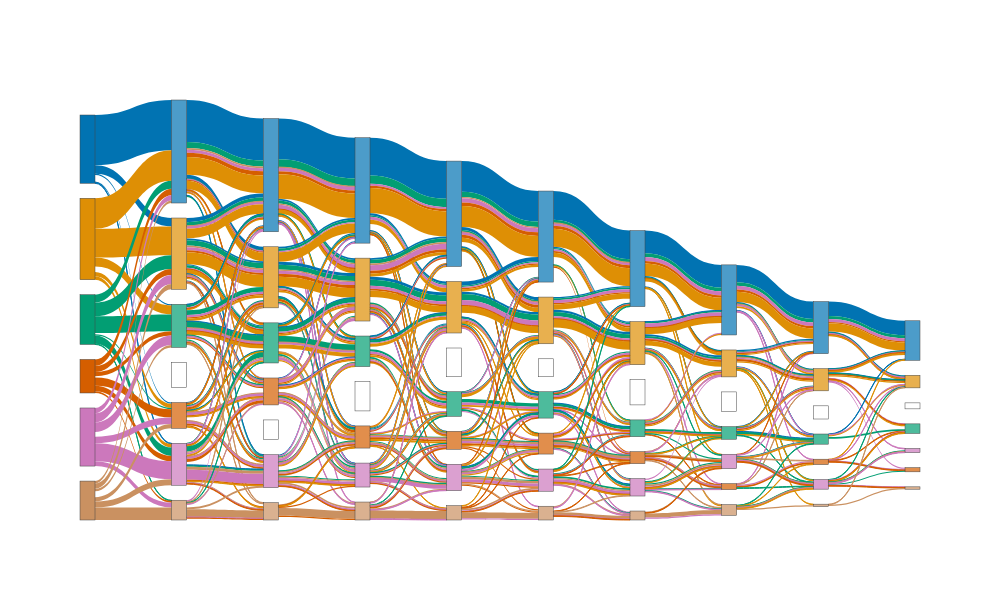

Notebook source saved alongside this figure:
### Code cell
#if not debugmode:
include_all_obs=False

if include_all_obs:
    compute_sankey(DC, describe_clusters, custom_color_map)
else:
    respondents_with_T0 = (DC.loc[(DC['mm'] == 0) & (DC[describe_clusters] != 99),'respondentid'].unique())
    DC_filtered = DC[DC['respondentid'].isin(respondents_with_T0)]
    fig = compute_sankey(DC_filtered, describe_clusters, custom_color_map)

    fig.show(config={
    "toImageButtonOptions": {
        "format": "png",
        "filename": "sankey",
        "width": 1000,
        "height": 600,
        "scale": 6
    }
    })

### Figure 1 — Plotly figure (JSON) as saved in the notebook; plotly's stock layout.template omitted (floating-point values rounded to 4 significant figures; data arrays with more than 128 entries replaced by an {"elided": "..."} marker saying what was removed)
{"data": [{"arrangement": "snap", "link": {"color": {"elided": "819 str values"}, "source": {"elided": "819 int values"}, "target": {"elided": "819 int values"}, "value": {"elided": "819 int values"}}, "node": {"color": ["rgba(1,115,178,1.0)", "rgba(222,143,5,1.0)", "rgba(2,158,115,1.0)", "rgba(213,94,0,1.0)", "rgba(204,120,188,1.0)", "rgba(202,145,97,1.0)", "rgba(1,115,178,0.7)", "rgba(222,143,5,0.7)", "rgba(2,158,115,0.7)", "rgba(213,94,0,0.7)", "rgba(204,120,188,0.7)", "rgba(202,145,97,0.7)", "rgba(65025,65025,65025,0)", "rgba(1,115,178,0.7)", "rgba(222,143,5,0.7)", "rgba(2,158,115,0.7)", "rgba(213,94,0,0.7)", "rgba(204,120,188,0.7)", "rgba(202,145,97,0.7)", "rgba(65025,65025,65025,0)", "rgba(1,115,178,0.7)", "rgba(222,143,5,0.7)", "rgba(2,158,115,0.7)", "rgba(213,94,0,0.7)", "rgba(204,120,188,0.7)", "rgba(202,145,97,0.7)", "rgba(65025,65025,65025,0)", "rgba(1,115,178,0.7)", "rgba(222,143,5,0.7)", "rgba(2,158,115,0.7)", "rgba(213,94,0,0.7)", "rgba(204,120,188,0.7)", "rgba(202,145,97,0.7)", "rgba(65025,65025,65025,0)", "rgba(1,115,178,0.7)", "rgba(222,143,5,0.7)", "rgba(2,158,115,0.7)", "rgba(213,94,0,0.7)", "rgba(204,120,188,0.7)", "rgba(202,145,97,0.7)", "rgba(65025,65025,65025,0)", "rgba(1,115,178,0.7)", "rgba(222,143,5,0.7)", "rgba(2,158,115,0.7)", "rgba(213,94,0,0.7)", "rgba(204,120,188,0.7)", "rgba(202,145,97,0.7)", "rgba(65025,65025,65025,0)", "rgba(1,115,178,0.7)", "rgba(222,143,5,0.7)", "rgba(2,158,115,0.7)", "rgba(213,94,0,0.7)", "rgba(204,120,188,0.7)", "rgba(202,145,97,0.7)", "rgba(65025,65025,65025,0)", "rgba(1,115,178,0.7)", "rgba(222,143,5,0.7)", "rgba(2,158,115,0.7)", "rgba(213,94,0,0.7)", "rgba(204,120,188,0.7)", "rgba(202,145,97,0.7)", "rgba(65025,65025,65025,0)", "rgba(1,115,178,0.7)", "rgba(222,143,5,0.7)", "rgba(2,158,115,0.7)", "rgba(213,94,0,0.7)", "rgba(204,120,188,0.7)", "rgba(202,145,97,0.7)", "rgba(65025,65025,65025,0)"], "pad": 15, "thickness": 15, "y": [0.0101, 0.0202, 0.0303, 0.0404, 0.05051, 0.06061, 0.0101, 0.0202, 0.0303, 0.0404, 0.05051, 0.06061, 1, 0.0101, 0.0202, 0.0303, 0.0404, 0.05051, 0.06061, 1, 0.0101, 0.0202, 0.0303, 0.0404, 0.05051, 0.06061, 1, 0.0101, 0.0202, 0.0303, 0.0404, 0.05051, 0.06061, 1, 0.0101, 0.0202, 0.0303, 0.0404, 0.05051, 0.06061, 1, 0.0101, 0.0202, 0.0303, 0.0404, 0.05051, 0.06061, 1, 0.0101, 0.0202, 0.0303, 0.0404, 0.05051, 0.06061, 1, 0.0101, 0.0202, 0.0303, 0.0404, 0.05051, 0.06061, 1, 0.0101, 0.0202, 0.0303, 0.0404, 0.05051, 0.06061, 1]}, "type": "sankey"}], "layout": {"font": {"size": 10}, "height": 600, "width": 1000}}
